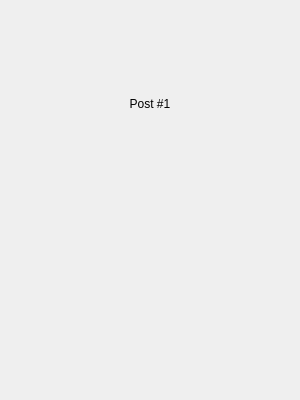
<?xml version="4.0" encoding="UTF-8"?>
<ui version="4.0">
 <class>Post</class>
 <widget class="QWidget" name="Post">
  <property name="geometry">
   <rect>
    <x>0</x>
    <y>0</y>
    <width>300</width>
    <height>400</height>
   </rect>
  </property>
  <layout class="QVBoxLayout" name="verticalLayout">
   <item>
    <widget class="QLabel" name="label_postNumber">
     <property name="text">
      <string>Post #1</string>
     </property>
     <property name="alignment">
      <set>Qt::AlignCenter</set>
     </property>
    </widget>
   </item>
   <item>
    <widget class="QWidget" name="tasksContainer">
     <layout class="QVBoxLayout" name="tasksLayout"/>
    </widget>
   </item>
  </layout>
 </widget>
 <resources/>
 <connections/>
</ui>
